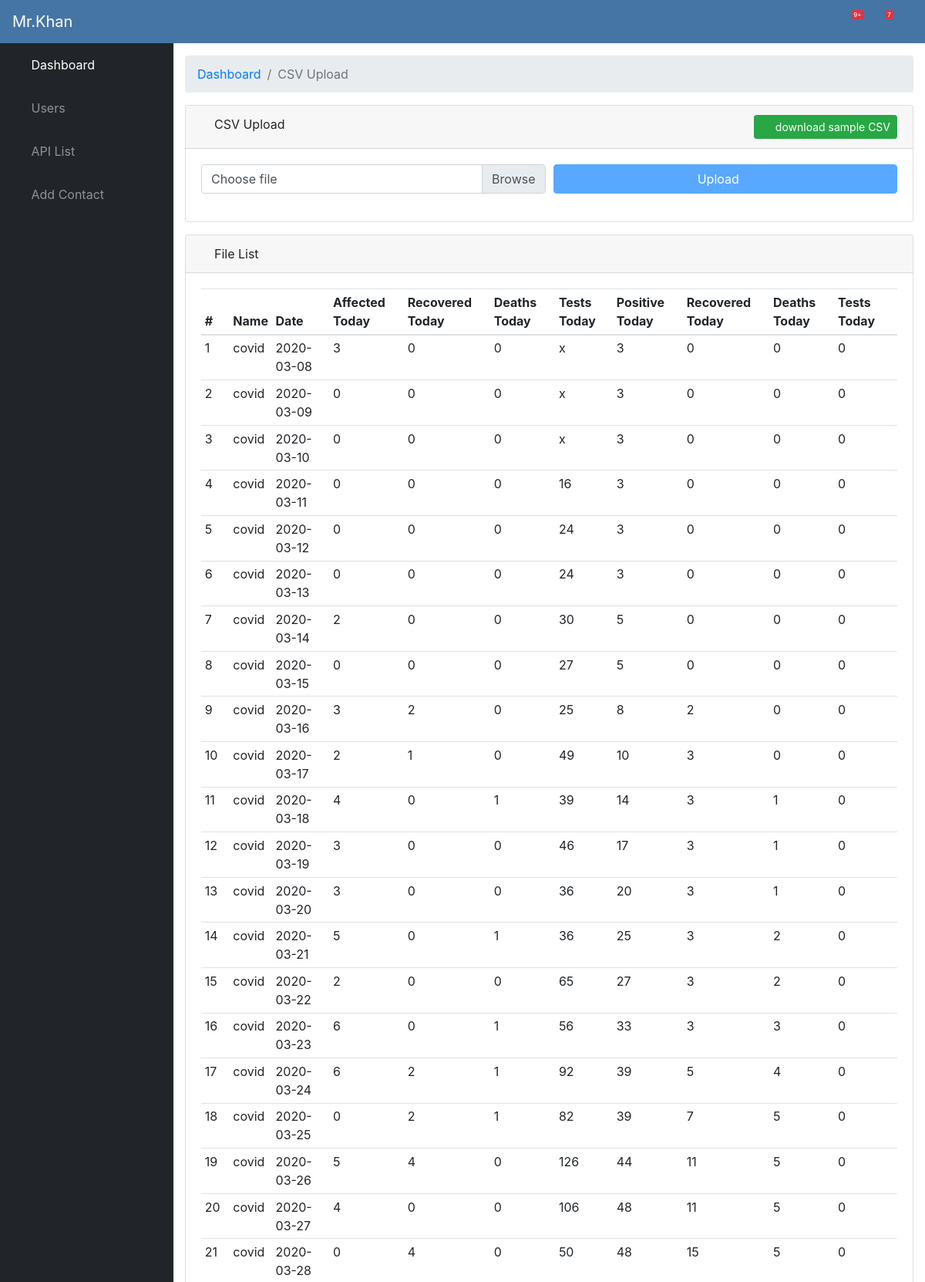
The page /upload/csv/ (signed in, upper part) on the database its author committed.
### crud/models.py (models this page shows)
class CsvUpload(models.Model):
    name = models.CharField(max_length=255, blank=True)
    end_date = models.DateTimeField()
    affectedtoday = models.CharField(max_length=255, blank=True)
    todayRecovered = models.CharField(max_length=255, blank=True)
    todayDeaths = models.CharField(max_length=255, blank=True)
    todayTests = models.CharField(max_length=255, blank=True)
    totalPositive = models.CharField(max_length=255, blank=True)
    totalRecovered = models.CharField(max_length=255, blank=True)
    totalDeaths = models.CharField(max_length=255, blank=True)
    totalTests = models.CharField(max_length=255, blank=True)
    start_date = models.CharField(max_length=255, blank=True)

### crud/views.py (the view, shortened to what this page needs)
# urls.py: url(r'^upload/csv/$', views.upload_csv, name='upload_csv'),
@login_required
def upload_csv(request):
    if 'GET' == request.method:
        csvdata = CsvUpload.objects.all()
        context = {'csvdata': csvdata}
        return render(request, 'upload_csv.html', context)

### templates/upload_csv.html (shortened to what this page needs)
{% extends 'layout/app.html' %}
{% load static %}
{% block body %}
    <div id="content-wrapper">
    <div class="container-fluid">
        <ol class="breadcrumb">
            <li class="breadcrumb-item">
                <a href="#">Dashboard</a>
            </li>
            <li class="breadcrumb-item active">CSV Upload</li>
        </ol>
        <div class="card mb-3">
            <div class="card-header">
                <i class="fas fa-table"></i>
                CSV Upload
                <a class="btn-sm btn btn-success" href="{% static 'sample.csv' %}"  download style="float: right"><span class="fa fa-download" ></span> &nbsp;download sample CSV</a>
            </div>
            <div class="card-body">
                <form action="{% url "upload_csv" %}" method="POST" enctype="multipart/form-data"
                      class="form-horizontal">
                    <div class="form-group">
                        <div class="form-row">
                            <div class="col-md-6">
                                <div class="input-group input-group-lg">
                                    <div class="custom-file">
                                        <label class="custom-file-label" id="fileLabel" for="input01">Choose
                                            file</label>
                                    </div>
                                </div>
                            </div>
                            <div class="col-md-6">
                                <div class="input-group input-group-lg">
                                    <div class="custom-file">
                                        <button class="btn btn-primary btn-block" id="submitBtn" disabled type="submit">Upload &nbsp;&nbsp;&nbsp;
                                        </button>
                                    </div>
                                </div>
                            </div>
                        </div>
                    </div>
                </form>
            </div>
        </div>
        <div class="card mb-3">
            <div class="card-header">
                <i class="fas fa-table"></i>
                File List
            </div>
            <div class="card-body">
                <div class="table-responsive">
                    <table class="table table-sm" id="dataTable">
                        <thead>
                        <tr>
                            <th scope="col">#</th>
                            <th scope="col">Name</th>
                            <th scope="col">Date</th>
                            <th scope="col">Affected Today</th>
                            <th scope="col">Recovered Today</th>
                            <th scope="col">Deaths Today</th>
                            <th scope="col">Tests Today</th>
                            <th scope="col">Positive Today</th>
                            <th scope="col">Recovered Today</th>
                            <th scope="col">Deaths Today</th>
                            <th scope="col">Tests  Today</th>
                        </tr>
                        </thead>
                        <tbody>
                        {% for member in csvdata %}
                            <tr>
                                <td>{{ member.id }}</td>
                                <td>{{ member.name }}</td>
                                <td>{{ member.start_date}}</td>
                                <td>{{ member.affectedtoday }}</td>
                                <td>{{ member.todayRecovered }}</td>
                                <td>{{ member.todayDeaths }}</td>
                                <td>{{ member.todayTests }}</td>
                                <td>{{ member.totalPositive }}</td>
                                <td>{{ member.totalRecovered }}</td>
                                <td>{{ member.totalDeaths }}</td>
                                <td>{{ member.totalTests }}</td>
                            </tr>
                        {% endfor %}
                        </tbody>
                    </table>
                </div>
            </div>
        </div>
    </div>
{% endblock %}

### rows shown on the page
CsvUpload: id "1", name "covid", start_date "2020-03-08", affectedtoday "3", todayRecovered "0", todayDeaths "0", todayTests "x", totalPositive "3", totalRecovered "0", totalDeaths "0", totalTests "0"
CsvUpload: id "2", name "covid", start_date "2020-03-09", affectedtoday "0", todayRecovered "0", todayDeaths "0", todayTests "x", totalPositive "3", totalRecovered "0", totalDeaths "0", totalTests "0"
CsvUpload: id "3", name "covid", start_date "2020-03-10", affectedtoday "0", todayRecovered "0", todayDeaths "0", todayTests "x", totalPositive "3", totalRecovered "0", totalDeaths "0", totalTests "0"
CsvUpload: id "4", name "covid", start_date "2020-03-11", affectedtoday "0", todayRecovered "0", todayDeaths "0", todayTests "16", totalPositive "3", totalRecovered "0", totalDeaths "0", totalTests "0"
CsvUpload: id "5", name "covid", start_date "2020-03-12", affectedtoday "0", todayRecovered "0", todayDeaths "0", todayTests "24", totalPositive "3", totalRecovered "0", totalDeaths "0", totalTests "0"
CsvUpload: id "6", name "covid", start_date "2020-03-13", affectedtoday "0", todayRecovered "0", todayDeaths "0", todayTests "24", totalPositive "3", totalRecovered "0", totalDeaths "0", totalTests "0"
CsvUpload: id "7", name "covid", start_date "2020-03-14", affectedtoday "2", todayRecovered "0", todayDeaths "0", todayTests "30", totalPositive "5", totalRecovered "0", totalDeaths "0", totalTests "0"
CsvUpload: id "8", name "covid", start_date "2020-03-15", affectedtoday "0", todayRecovered "0", todayDeaths "0", todayTests "27", totalPositive "5", totalRecovered "0", totalDeaths "0", totalTests "0"
CsvUpload: id "9", name "covid", start_date "2020-03-16", affectedtoday "3", todayRecovered "2", todayDeaths "0", todayTests "25", totalPositive "8", totalRecovered "2", totalDeaths "0", totalTests "0"
CsvUpload: id "10", name "covid", start_date "2020-03-17", affectedtoday "2", todayRecovered "1", todayDeaths "0", todayTests "49", totalPositive "10", totalRecovered "3", totalDeaths "0", totalTests "0"
CsvUpload: id "11", name "covid", start_date "2020-03-18", affectedtoday "4", todayRecovered "0", todayDeaths "1", todayTests "39", totalPositive "14", totalRecovered "3", totalDeaths "1", totalTests "0"
CsvUpload: id "12", name "covid", start_date "2020-03-19", affectedtoday "3", todayRecovered "0", todayDeaths "0", todayTests "46", totalPositive "17", totalRecovered "3", totalDeaths "1", totalTests "0"
CsvUpload: id "13", name "covid", start_date "2020-03-20", affectedtoday "3", todayRecovered "0", todayDeaths "0", todayTests "36", totalPositive "20", totalRecovered "3", totalDeaths "1", totalTests "0"
CsvUpload: id "14", name "covid", start_date "2020-03-21", affectedtoday "5", todayRecovered "0", todayDeaths "1", todayTests "36", totalPositive "25", totalRecovered "3", totalDeaths "2", totalTests "0"
CsvUpload: id "15", name "covid", start_date "2020-03-22", affectedtoday "2", todayRecovered "0", todayDeaths "0", todayTests "65", totalPositive "27", totalRecovered "3", totalDeaths "2", totalTests "0"
CsvUpload: id "16", name "covid", start_date "2020-03-23", affectedtoday "6", todayRecovered "0", todayDeaths "1", todayTests "56", totalPositive "33", totalRecovered "3", totalDeaths "3", totalTests "0"
CsvUpload: id "17", name "covid", start_date "2020-03-24", affectedtoday "6", todayRecovered "2", todayDeaths "1", todayTests "92", totalPositive "39", totalRecovered "5", totalDeaths "4", totalTests "0"
CsvUpload: id "18", name "covid", start_date "2020-03-25", affectedtoday "0", todayRecovered "2", todayDeaths "1", todayTests "82", totalPositive "39", totalRecovered "7", totalDeaths "5", totalTests "0"
CsvUpload: id "19", name "covid", start_date "2020-03-26", affectedtoday "5", todayRecovered "4", todayDeaths "0", todayTests "126", totalPositive "44", totalRecovered "11", totalDeaths "5", totalTests "0"
CsvUpload: id "20", name "covid", start_date "2020-03-27", affectedtoday "4", todayRecovered "0", todayDeaths "0", todayTests "106", totalPositive "48", totalRecovered "11", totalDeaths "5", totalTests "0"
CsvUpload: id "21", name "covid", start_date "2020-03-28", affectedtoday "0", todayRecovered "4", todayDeaths "0", todayTests "50", totalPositive "48", totalRecovered "15", totalDeaths "5", totalTests "0"
